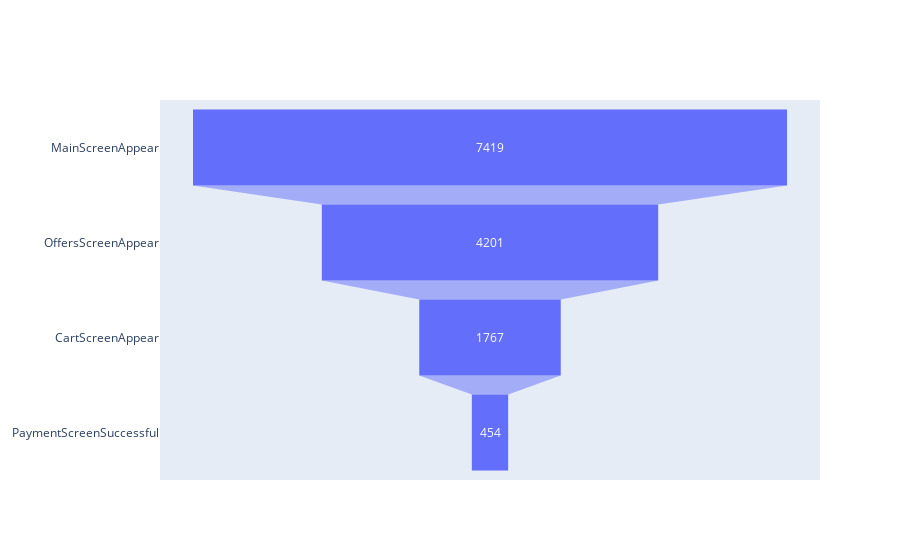

Here is the notebook cell this chart was saved with:
### Code cell
fig = go.Figure(go.Funnel(
    y = step_by_step['event_name'],
    x = step_by_step['uniq_user']))

fig.show()

### Figure 1 — Plotly figure (JSON) as saved in the notebook; plotly's stock layout.template omitted (floating-point values rounded to 4 significant figures)
{"data": [{"type": "funnel", "x": [7419, 4201, 1767, 454], "y": ["MainScreenAppear", "OffersScreenAppear", "CartScreenAppear", "PaymentScreenSuccessful"]}], "layout": {}}
